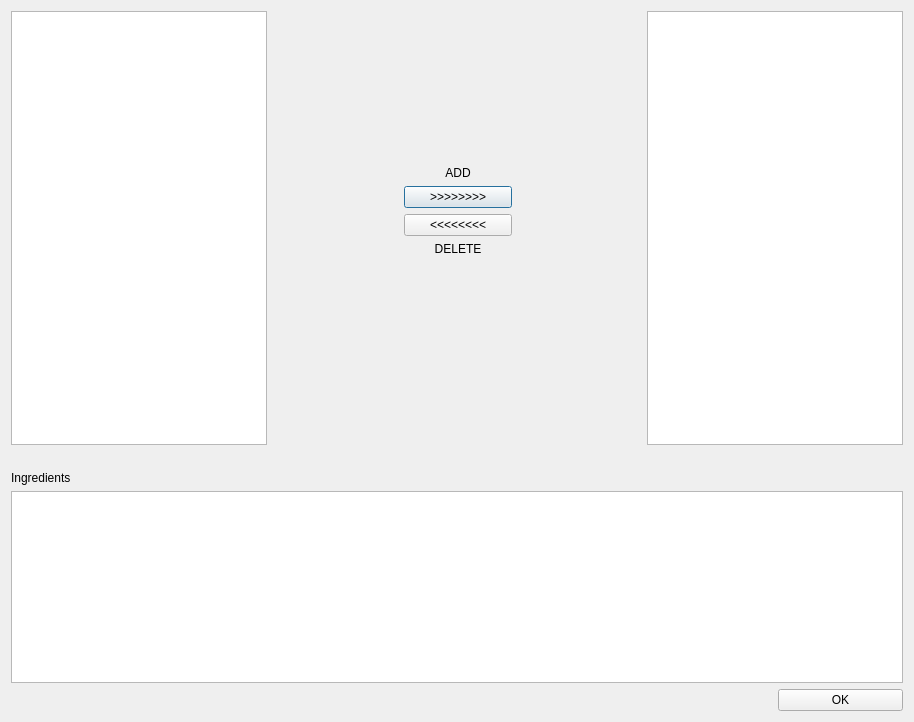
<?xml version="1.0" encoding="UTF-8"?>
<ui version="4.0">
 <class>RecipeManager</class>
 <widget class="QDialog" name="RecipeManager">
  <property name="geometry">
   <rect>
    <x>0</x>
    <y>0</y>
    <width>914</width>
    <height>722</height>
   </rect>
  </property>
  <property name="windowTitle">
   <string>Recipe Manager</string>
  </property>
  <layout class="QGridLayout" name="gridLayout">
   <item row="0" column="0" rowspan="6">
    <widget class="QListView" name="list_all_recipes"/>
   </item>
   <item row="0" column="1" rowspan="6">
    <spacer name="horizontalSpacer">
     <property name="orientation">
      <enum>Qt::Horizontal</enum>
     </property>
     <property name="sizeHint" stdset="0">
      <size>
       <width>124</width>
       <height>348</height>
      </size>
     </property>
    </spacer>
   </item>
   <item row="0" column="2">
    <spacer name="verticalSpacer_2">
     <property name="orientation">
      <enum>Qt::Vertical</enum>
     </property>
     <property name="sizeHint" stdset="0">
      <size>
       <width>108</width>
       <height>120</height>
      </size>
     </property>
    </spacer>
   </item>
   <item row="0" column="3" rowspan="6">
    <spacer name="horizontalSpacer_2">
     <property name="orientation">
      <enum>Qt::Horizontal</enum>
     </property>
     <property name="sizeHint" stdset="0">
      <size>
       <width>123</width>
       <height>358</height>
      </size>
     </property>
    </spacer>
   </item>
   <item row="0" column="4" rowspan="6" colspan="2">
    <widget class="QListView" name="list_user_recipes"/>
   </item>
   <item row="1" column="2">
    <widget class="QLabel" name="label">
     <property name="text">
      <string>&lt;html&gt;&lt;head/&gt;&lt;body&gt;&lt;p align=&quot;center&quot;&gt;ADD&lt;/p&gt;&lt;/body&gt;&lt;/html&gt;</string>
     </property>
    </widget>
   </item>
   <item row="2" column="2">
    <widget class="QPushButton" name="btn_add">
     <property name="text">
      <string>&gt;&gt;&gt;&gt;&gt;&gt;&gt;&gt;</string>
     </property>
    </widget>
   </item>
   <item row="3" column="2">
    <widget class="QPushButton" name="btn_delete">
     <property name="text">
      <string>&lt;&lt;&lt;&lt;&lt;&lt;&lt;&lt;</string>
     </property>
    </widget>
   </item>
   <item row="4" column="2">
    <widget class="QLabel" name="label_2">
     <property name="text">
      <string>&lt;html&gt;&lt;head/&gt;&lt;body&gt;&lt;p align=&quot;center&quot;&gt;DELETE&lt;/p&gt;&lt;p align=&quot;center&quot;&gt;&lt;br/&gt;&lt;/p&gt;&lt;/body&gt;&lt;/html&gt;</string>
     </property>
    </widget>
   </item>
   <item row="5" column="2">
    <spacer name="verticalSpacer">
     <property name="orientation">
      <enum>Qt::Vertical</enum>
     </property>
     <property name="sizeHint" stdset="0">
      <size>
       <width>108</width>
       <height>120</height>
      </size>
     </property>
    </spacer>
   </item>
   <item row="6" column="0" colspan="6">
    <spacer name="horizontalSpacer_3">
     <property name="orientation">
      <enum>Qt::Horizontal</enum>
     </property>
     <property name="sizeHint" stdset="0">
      <size>
       <width>889</width>
       <height>20</height>
      </size>
     </property>
    </spacer>
   </item>
   <item row="7" column="0">
    <widget class="QLabel" name="label_3">
     <property name="text">
      <string>Ingredients</string>
     </property>
    </widget>
   </item>
   <item row="8" column="0" colspan="6">
    <widget class="QListView" name="list_ingredients"/>
   </item>
   <item row="9" column="0" colspan="5">
    <spacer name="horizontalSpacer_4">
     <property name="orientation">
      <enum>Qt::Horizontal</enum>
     </property>
     <property name="sizeHint" stdset="0">
      <size>
       <width>762</width>
       <height>20</height>
      </size>
     </property>
    </spacer>
   </item>
   <item row="9" column="5">
    <widget class="QPushButton" name="btn_leave">
     <property name="text">
      <string>OK</string>
     </property>
    </widget>
   </item>
  </layout>
 </widget>
 <resources/>
 <connections/>
</ui>
